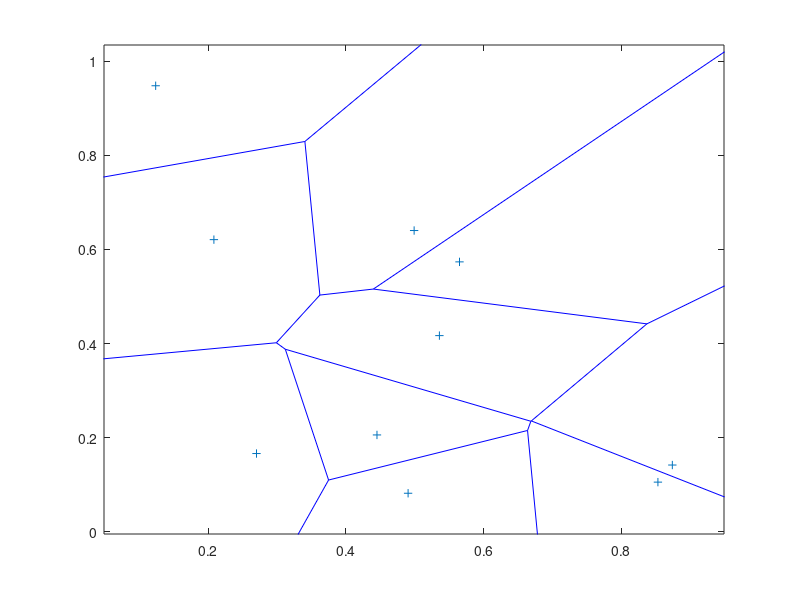
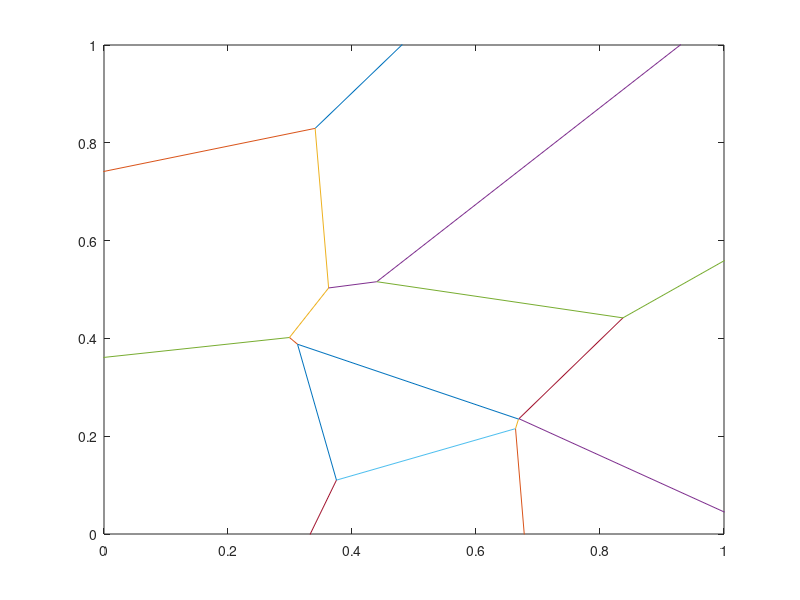

These figures' MATLAB source, in order:
%Still haven't given up on making the shapes, this is just me experimenting
%with another way of plotting the shapes in the voronoi diagram
x =[0.499116013482590,0.535801055751113,0.445183165296042,0.123932277598070,0.490357293468018,0.852998155340816,0.873927405861733,0.270294332292698,0.208461358751314,0.564979570738201];
y = [0.640311825162758,0.417028951642886,0.205975515532243,0.947933121293169,0.0820712070977259,0.105709426581721,0.142041121903998,0.166460440876421,0.620958643935308,0.573709764841198];
% make input array of points that need to be determined if they are in the
% area or not 
plot(x,y,'.')
axis([0 1 0 1])

voronoi(x,y)
[a,b] = voronoi(x,y);
figure()
plot(a,b)
axis([0 1 0 1])

